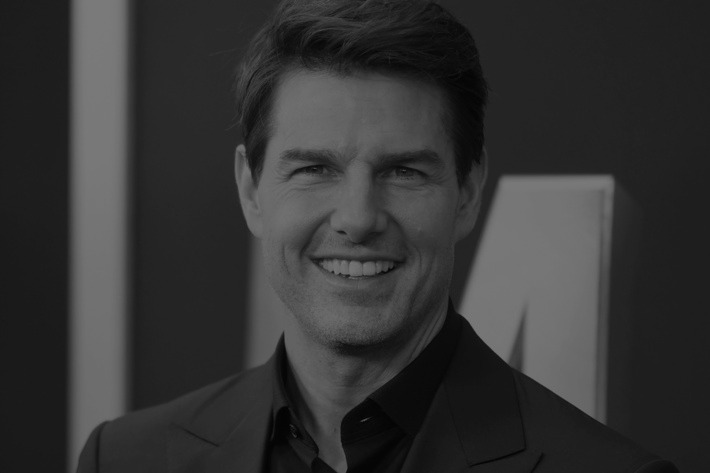
#> input picture 2. L2-2-09 - Exercise 2/tom_dark.jpg, 710 x 473 px
$ jupyter execute L2.ipynb
#> lines starting #> are read from the running program, lines starting #| are printed output that depends on the picture
[cell 1]
import sympy
import numpy as np
from numpy import linalg
import matplotlib.pyplot as plt
import cv2 as cv
from PIL import Image

[cell 2]
im = cv.imread(r'tom_dark.jpg', cv.IMREAD_GRAYSCALE)
#> im is the input picture: shape (473, 710); min 0, max 130, mean 51.8
assert im is not None

t = np.arange(255, -1, -1, dtype=np.uint8)
g = cv.LUT(im,t)    # equivalent to g = t[f]
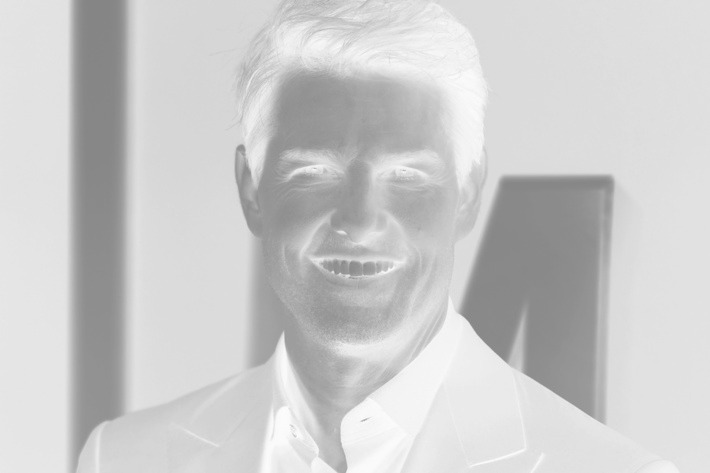
#> g: shape (473, 710); min 125, max 255, mean 203.2

fig, ax = plt.subplots()
ax.plot(t)

cv.namedWindow('image', cv.WINDOW_AUTOSIZE)
cv.imshow('image', im)
cv.waitKey(0)

cv.imshow('brightned', g)
cv.waitKey(0)

cv.destroyAllWindows()
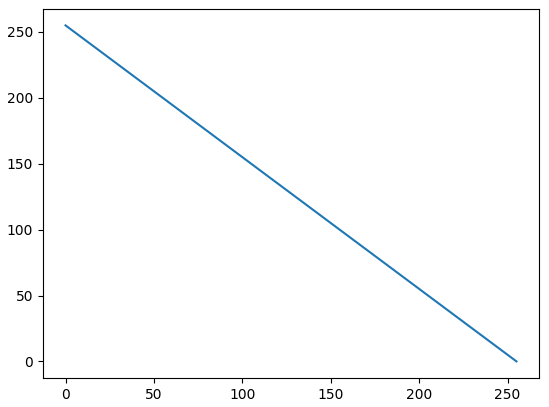
#> figure drawn by matplotlib, 1 panel; curve peaks at x = 0, y = 255

[cell 3]
im = cv.imread(r'tom_dark.jpg', cv.IMREAD_GRAYSCALE)
assert im is not None

gamma = 0.5
t = np.array([(p/255)**gamma*255 for p in range(0,256)]).astype(np.uint8)
g = cv.LUT(im,t)    # equivalent to g = t[f]
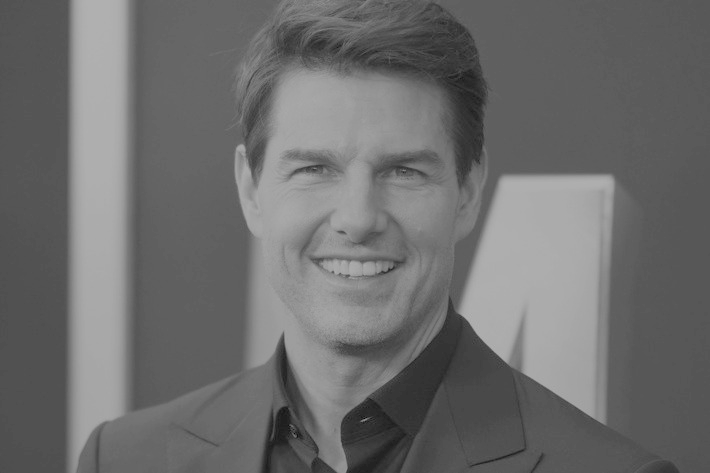
#> g: shape (473, 710); min 0, max 182, mean 109.4

fig, ax = plt.subplots()
ax.plot(t)

cv.namedWindow('image', cv.WINDOW_AUTOSIZE)
cv.imshow('image', im)
cv.waitKey(0)

cv.imshow('brightned', g)
cv.waitKey(0)

cv.destroyAllWindows()
#> figure, not shown here; curve peaks at x = 255, y = 255

[cell 4]
im = cv.imread('tom_dark.jpg', cv.IMREAD_GRAYSCALE)
assert im is not None

t1 = np.linspace(0, 50, 100)
t2 = np.linspace(50, 200, 50)
t3 = np.linspace(200, 255, 106)

t = np.concatenate((t1, t2, t3), axis=0).astype(np.uint8)

fig, ax = plt.subplots()
ax.plot(t)
ax.set_aspect('equal')
assert len(t) == 256

g = cv.LUT(im,t)    # This operation works collectively on all 3 colors.
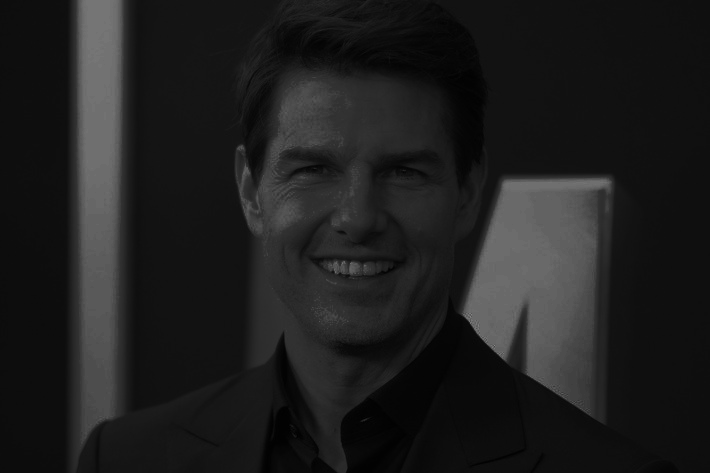
#> g: shape (473, 710); min 0, max 141, mean 30.3

cv.namedWindow('image', cv.WINDOW_AUTOSIZE)
cv.imshow('image', im)
cv.waitKey(0)

cv.imshow('brightned', g)
cv.waitKey(0)

cv.destroyAllWindows()
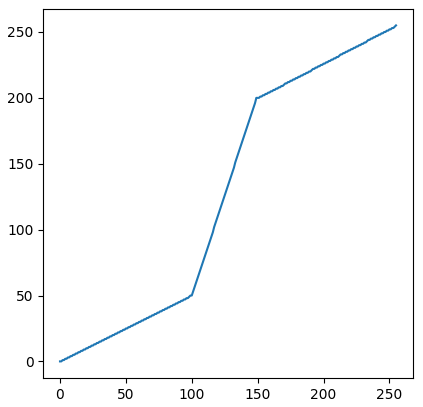
#> figure drawn by matplotlib, 1 panel; curve peaks at x = 255, y = 255

$ run again, with 2. L2-2-09 - Exercise 2/zion_pass.jpg copied over 2. L2-2-09 - Exercise 2/tom_dark.jpg
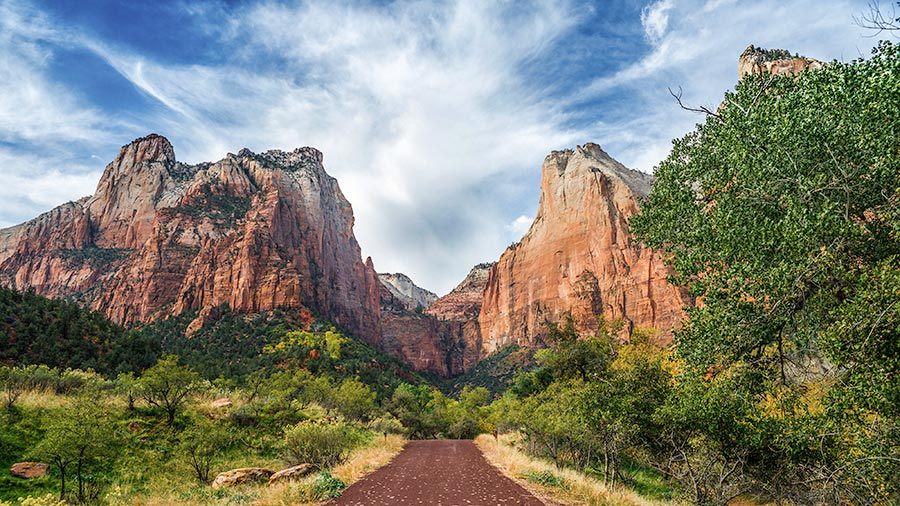
#> input picture 2. L2-2-09 - Exercise 2/zion_pass.jpg, 900 x 506 px
#> `im = cv.imread(r'tom_dark.jpg', cv.IMREAD_GRAYSCALE)`:
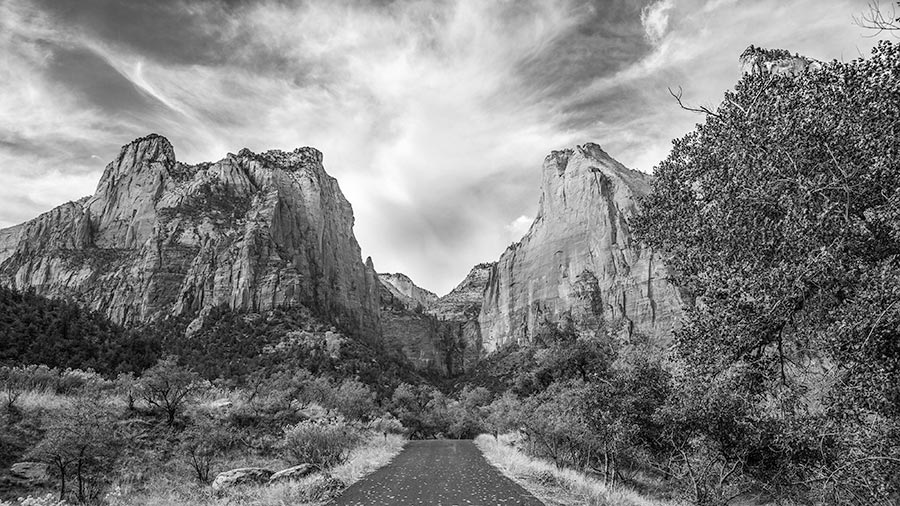
#> im: shape (506, 900); min 0, max 255, mean 127.1
#> `g = cv.LUT(im,t)`:
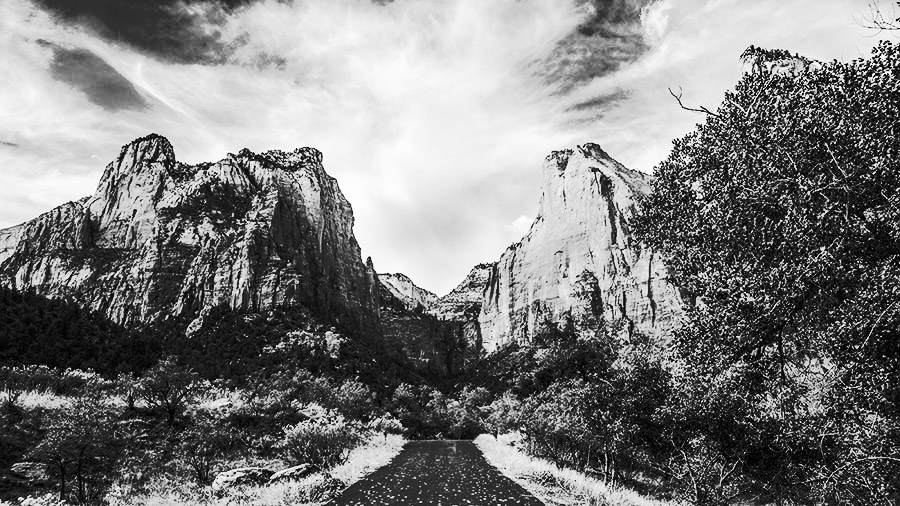
#> g: shape (506, 900); min 0, max 255, mean 124.8

$ run again, with 2. L2-2-09 - Exercise 2/equalized image.png saved as 2. L2-2-09 - Exercise 2/tom_dark.jpg
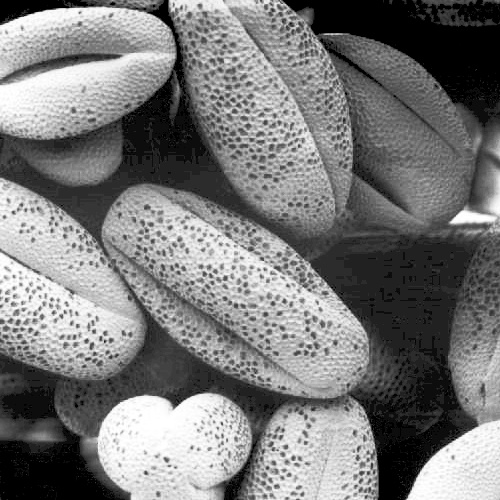
#> input picture 2. L2-2-09 - Exercise 2/equalized image.png, 500 x 500 px
#> im is the input picture: shape (500, 500); min 0, max 255, mean 121.5
#> `g = cv.LUT(im,t)`:
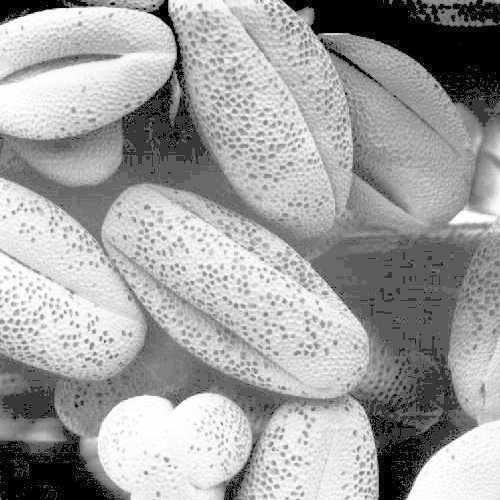
#> g: shape (500, 500); min 0, max 255, mean 160.9
#> `g = cv.LUT(im,t)`:
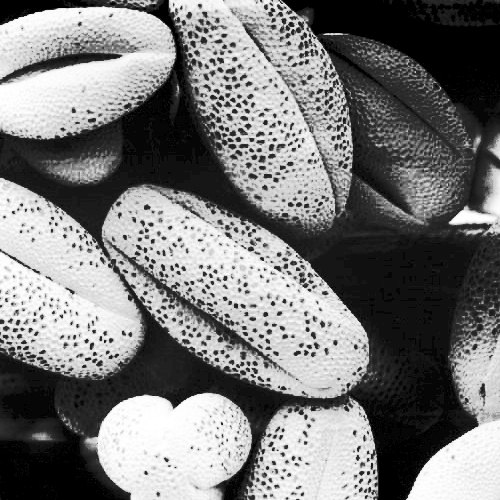
#> g: shape (500, 500); min 0, max 255, mean 121.8
